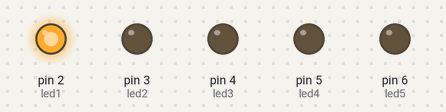
The sketch below on a simulated Arduino Uno, built with avr-gcc and run on an emulated ATmega328P. On the bench: output pins drawn as LEDs (lit = HIGH).

Above: at 0.05 s.
At 0.55 s:
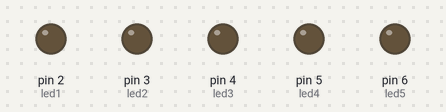
At 1.05 s:
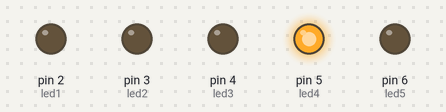
At 2.05 s:
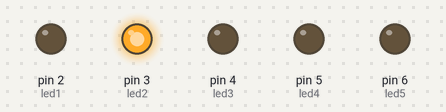
At 2.65 s:
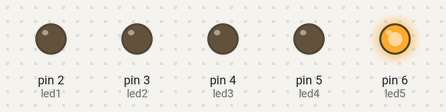
At 4.05 s:
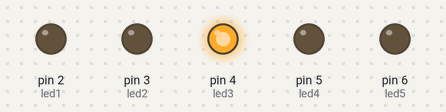
Timing chart, 0 to 4.3 s (numbered marks = the images above):
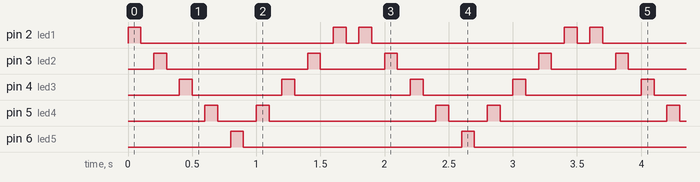

Measured:
- by itself, pin 2 (led1): repeats every 1.8 s: LOW 1.5 s, HIGH 0.10 s, LOW 0.10 s, HIGH 0.10 s
- by itself, pin 3 (led2): repeats every 1.8 s: LOW 1.1 s, HIGH 0.10 s, LOW 0.50 s, HIGH 0.10 s
- by itself, pin 4 (led3): repeats every 1.8 s: LOW 0.70 s, HIGH 0.10 s, LOW 0.90 s, HIGH 0.10 s
- by itself, pin 5 (led4): repeats every 1.8 s: LOW 0.30 s, HIGH 0.10 s, LOW 1.3 s, HIGH 0.10 s
- by itself, pin 6 (led5): alternates HIGH for 0.10 s and LOW for 1.7 s

The sketch:

test_led.ino
```cpp
//#define 7

const int led1 = 2;
#define led2 3

int led3 = 4;
int led4 = 5;
int led5 = 6;

void setup() {
  // put your setup code here, to run once:

  pinMode(led1, OUTPUT);
  pinMode(led2, OUTPUT);
  pinMode(led3, OUTPUT);
  pinMode(led4, OUTPUT);
  pinMode(led5, OUTPUT);
  Serial.begin(9600);
}

void loop() {
  // put your main code here, to run repeatedly:


  for (int i = 2; i < 7; i++) {

    digitalWrite(i, HIGH);
    delay(100);
    digitalWrite(i, LOW);
    delay(100);

  }

  for (int i = 5; i > 1 ; i--) {

    digitalWrite(i, HIGH);
    delay(100);
    digitalWrite(i, LOW);
    delay(100);

  }

//  digitalWrite(led1, HIGH);
//  delay(100);
//  digitalWrite(led1, LOW);
//  delay(100);
//
//  digitalWrite(led2, HIGH);
//  delay(100);
//  digitalWrite(led2, LOW);
//  delay(100);
//
//  digitalWrite(led3, HIGH);
//  delay(100);
//  digitalWrite(led3, LOW);
//  delay(100);
//
//  digitalWrite(led4, HIGH);
//  delay(100);
//  digitalWrite(led4, LOW);
//  delay(100);
//
//  digitalWrite(led5, HIGH);
//  delay(100);
//  digitalWrite(led5, LOW);
//  delay(100);
//
//  ///////////
//
//  digitalWrite(led4, HIGH);
//  delay(100);
//  digitalWrite(led4, LOW);
//  delay(100);
//
//  digitalWrite(led3, HIGH);
//  delay(100);
//  digitalWrite(led3, LOW);
//  delay(100);
//
//  digitalWrite(led2, HIGH);
//  delay(100);
//  digitalWrite(led2, LOW);
//  delay(100);


}
```
